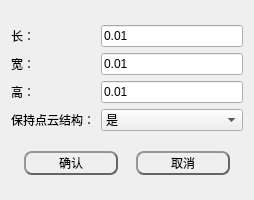
<?xml version="1.0" encoding="UTF-8"?>
<ui version="4.0">
 <class>VoxelGridDlgClass</class>
 <widget class="QWidget" name="VoxelGridDlgClass">
  <property name="geometry">
   <rect>
    <x>0</x>
    <y>0</y>
    <width>254</width>
    <height>200</height>
   </rect>
  </property>
  <property name="windowTitle">
   <string>体素滤波</string>
  </property>
  <layout class="QGridLayout" name="gridLayout_2">
   <item row="0" column="0">
    <layout class="QGridLayout" name="gridLayout">
     <item row="1" column="0">
      <widget class="QLabel" name="label_2">
       <property name="text">
        <string>宽：</string>
       </property>
      </widget>
     </item>
     <item row="0" column="1">
      <widget class="QLineEdit" name="L">
       <property name="text">
        <string>0.01</string>
       </property>
      </widget>
     </item>
     <item row="0" column="0">
      <widget class="QLabel" name="label">
       <property name="text">
        <string>长：</string>
       </property>
      </widget>
     </item>
     <item row="2" column="0">
      <widget class="QLabel" name="label_3">
       <property name="text">
        <string>高：</string>
       </property>
      </widget>
     </item>
     <item row="1" column="1">
      <widget class="QLineEdit" name="W">
       <property name="text">
        <string>0.01</string>
       </property>
      </widget>
     </item>
     <item row="2" column="1">
      <widget class="QLineEdit" name="H">
       <property name="text">
        <string>0.01</string>
       </property>
      </widget>
     </item>
     <item row="3" column="0">
      <widget class="QLabel" name="label_5">
       <property name="text">
        <string>保持点云结构：</string>
       </property>
      </widget>
     </item>
     <item row="3" column="1">
      <widget class="QComboBox" name="KeepOrganized">
       <item>
        <property name="text">
         <string>是</string>
        </property>
       </item>
       <item>
        <property name="text">
         <string>否</string>
        </property>
       </item>
      </widget>
     </item>
    </layout>
   </item>
   <item row="1" column="0">
    <layout class="QHBoxLayout" name="horizontalLayout">
     <item>
      <spacer name="horizontalSpacer">
       <property name="orientation">
        <enum>Qt::Horizontal</enum>
       </property>
       <property name="sizeHint" stdset="0">
        <size>
         <width>40</width>
         <height>20</height>
        </size>
       </property>
      </spacer>
     </item>
     <item>
      <widget class="QPushButton" name="btn_ok">
       <property name="minimumSize">
        <size>
         <width>94</width>
         <height>24</height>
        </size>
       </property>
       <property name="styleSheet">
        <string notr="true">QPushButton{
	color: rgb(0, 0, 0);
	background-color: rgba(255, 255, 255,0);
	border:2px outset rgb(100, 100, 100);
	border-radius:8px;
  	text-align: center center;
} 

/*鼠标放在按钮上方*/
QPushButton:hover:enabled {
	background-color: rgba(255, 255, 255,150);
	border:2px outset rgba(100, 100, 100,150);
} 

/*鼠标点击按钮*/
QPushButton:pressed:enabled {
	background-color: rgba(255, 255, 255,255);
	border:4px outset rgba(100, 100, 100,255);
}

QPushButton:enabled{ 
	color: rgb(0, 0, 0);
	background-color: rgba(255, 255, 255,0);
	border:2px outset rgb(100, 100, 100);
}

QPushButton:disabled{ 
	color: rgb(150, 150, 150);
	background-color: rgba(150, 150, 150,0);
	border:2px outset rgb(100, 100, 100);
}</string>
       </property>
       <property name="text">
        <string>确认</string>
       </property>
      </widget>
     </item>
     <item>
      <spacer name="horizontalSpacer_2">
       <property name="orientation">
        <enum>Qt::Horizontal</enum>
       </property>
       <property name="sizeHint" stdset="0">
        <size>
         <width>40</width>
         <height>20</height>
        </size>
       </property>
      </spacer>
     </item>
     <item>
      <widget class="QPushButton" name="btn_cancel">
       <property name="minimumSize">
        <size>
         <width>94</width>
         <height>24</height>
        </size>
       </property>
       <property name="styleSheet">
        <string notr="true">QPushButton{
	color: rgb(0, 0, 0);
	background-color: rgba(255, 255, 255,0);
	border:2px outset rgb(100, 100, 100);
	border-radius:8px;
  	text-align: center center;
} 

/*鼠标放在按钮上方*/
QPushButton:hover:enabled {
	background-color: rgba(255, 255, 255,150);
	border:2px outset rgba(100, 100, 100,150);
} 

/*鼠标点击按钮*/
QPushButton:pressed:enabled {
	background-color: rgba(255, 255, 255,255);
	border:4px outset rgba(100, 100, 100,255);
}

QPushButton:enabled{ 
	color: rgb(0, 0, 0);
	background-color: rgba(255, 255, 255,0);
	border:2px outset rgb(100, 100, 100);
}

QPushButton:disabled{ 
	color: rgb(150, 150, 150);
	background-color: rgba(150, 150, 150,0);
	border:2px outset rgb(100, 100, 100);
}</string>
       </property>
       <property name="text">
        <string>取消</string>
       </property>
      </widget>
     </item>
     <item>
      <spacer name="horizontalSpacer_3">
       <property name="orientation">
        <enum>Qt::Horizontal</enum>
       </property>
       <property name="sizeHint" stdset="0">
        <size>
         <width>40</width>
         <height>20</height>
        </size>
       </property>
      </spacer>
     </item>
    </layout>
   </item>
  </layout>
 </widget>
 <layoutdefault spacing="6" margin="11"/>
 <resources/>
 <connections/>
</ui>
